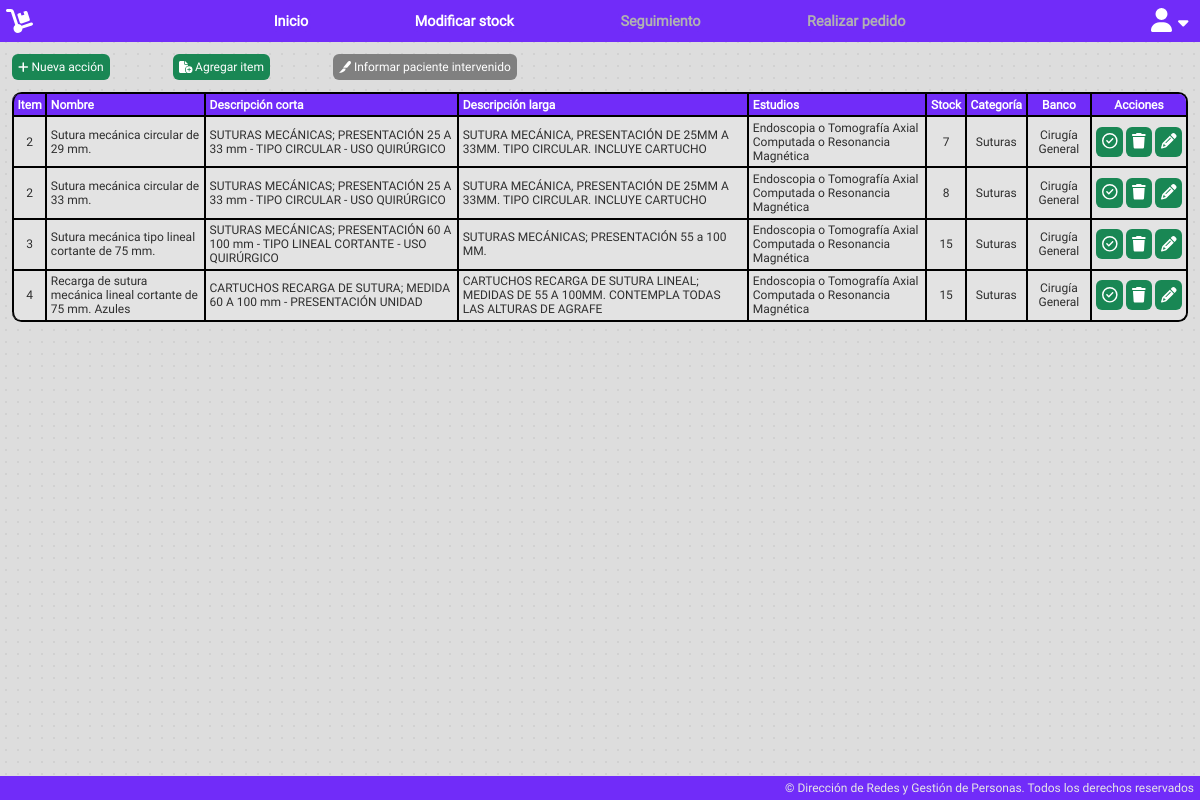
Before: /public/layouts/modificarStock with the older database file.
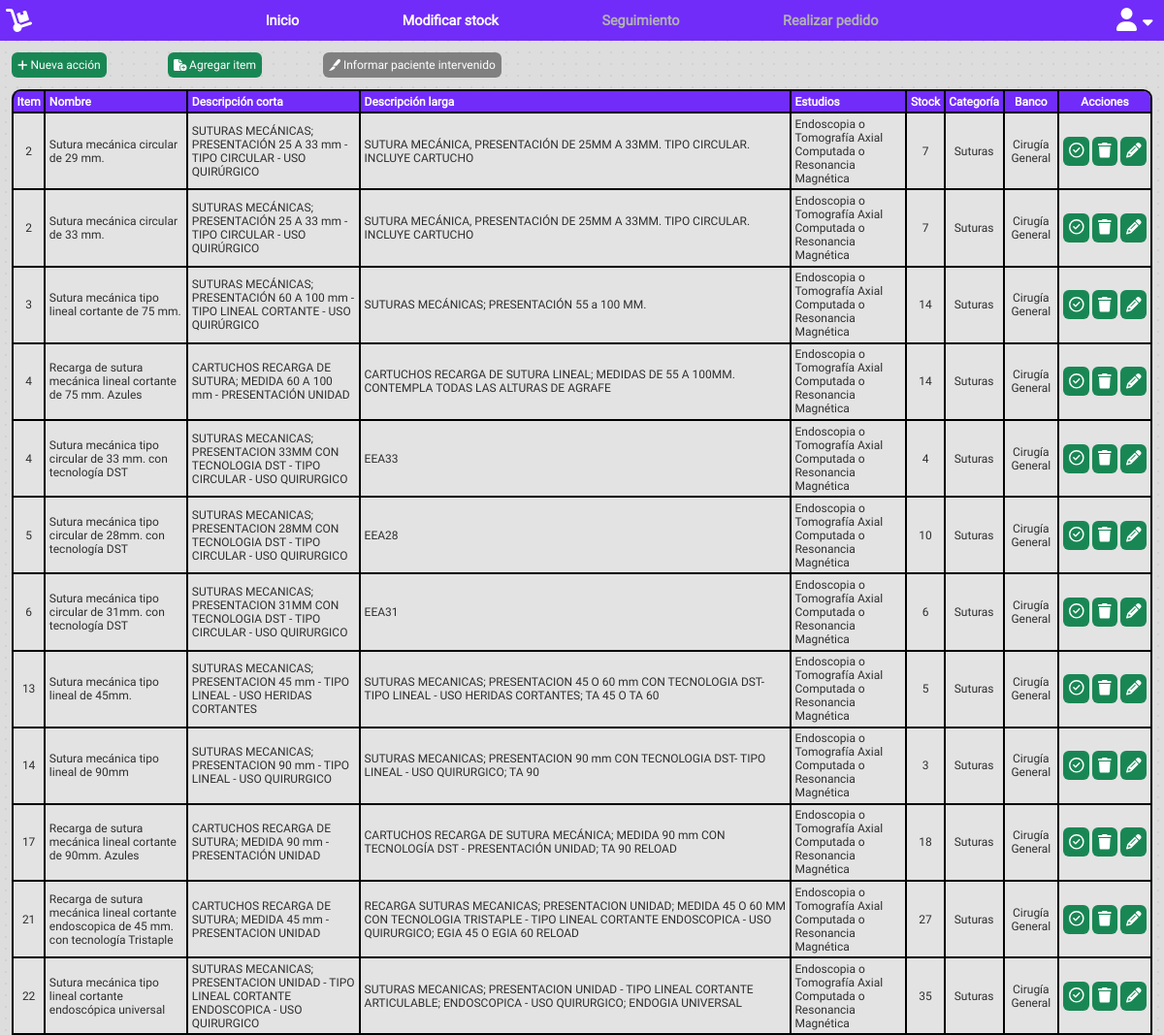
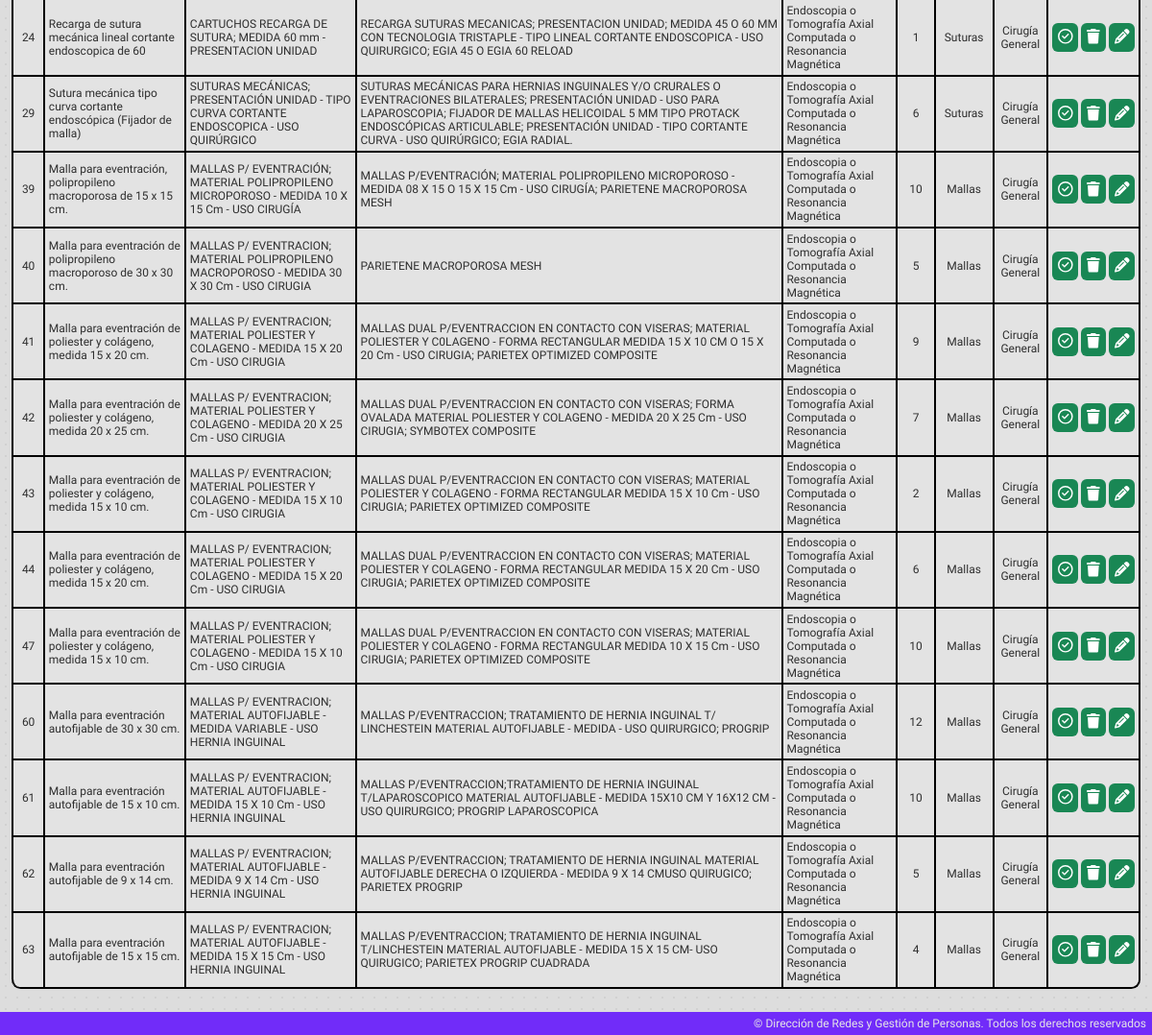
After: the same page with the newer database file (2 pictures, top to bottom).
### tables this page shows
CREATE TABLE `items` (
  `id` int(11) NOT NULL,
  `item` int(11) NOT NULL,
  `barcode` varchar(255) NOT NULL,
  `nombre` text NOT NULL,
  `d_corta` text NOT NULL,
  `d_larga` text NOT NULL,
  `estudios` text NOT NULL,
  `stock` int(11) NOT NULL,
  `categoria` varchar(255) NOT NULL,
  `banco` varchar(255) NOT NULL,
  `estado` varchar(255) NOT NULL
);

CREATE TABLE `bancos` (
  `id` int(11) NOT NULL,
  `banco` varchar(255) NOT NULL,
  `siglas` varchar(255) NOT NULL
);

### public/layouts/modificarStock.php (the view, shortened to what this page needs)
<?php
require_once '../../app/modificarStock/searchBarcode.php';
?>
<!DOCTYPE html>
<html lang="es-AR">
<head>
	<link rel="stylesheet" href="/Banco/public/css/base.css">
	<link rel="stylesheet" href="/Banco/public/css/header.css">
	<link rel="stylesheet" href="/Banco/public/css/modificarStock.css">
</head>
<body>
	<header>
		<div class="logo">
			<a href="/Banco/"><i class="fa-solid fa-dolly"></i></a>
		</div>
		<div class="links">
			<a href="/Banco/">Inicio</a>
			<a href="/Banco/public/layouts/modificarStock">Modificar stock</a>
			<a href="/Banco/public/layouts/seguimientoSolicitudes" class="disabled">Seguimiento</a>
			<a href="/Banco/public/layouts/realizarPedido" class="disabled">Realizar pedido</a>
		</div>
		<button id="user" class="user BORON">
			<i id="userI" class="fa-solid fa-user BORON"></i>
			<i id="flecha" class="fa-solid fa-caret-down BORON"></i>
		</button>
	</header>
	<article>
		<div class="acciones">
			<button class="anadir" onclick="toggleForm()"><i class="fa-solid fa-plus"></i> Nueva acción</button>
			<button class="action btn-verde" onclick="toggleAdd()"><i class="fa-solid fa-file-circle-plus"></i> Agregar item</button>
			<a class="stockPaciente btn-verde" href="/Banco/app/intervencion/intervenido.php" style="margin-left: 5vw; text-decoration: none; cursor: no-drop; background-color: gray;">
				Informar paciente intervenido
			</a>
			<?php
			try {
				$stmt = $pdo->prepare("SELECT i.id, i.item, i.nombre, i.d_corta, i.d_larga, i.estudios, i.stock, i.categoria, i.estado, i.barcode, b.banco FROM items i INNER JOIN bancos b ON i.banco = b.siglas WHERE i.estado != 'del' ORDER BY i.item ASC");
				$stmt->execute();
				echo '<table>';
				echo '<thead>';
				echo '<tr>';
				echo '<th style="text-align: center; vertical-align: middle;">Item</th>';
				echo '<th>Nombre</th>';
				echo '<th>Descripción corta</th>';
				echo '<th>Descripción larga</th>';
				echo '<th>Estudios</th>';
				echo '<th style="text-align: center; vertical-align: middle;">Stock</th>';
				echo '<th style="text-align: center; vertical-align: middle;">Categoría</th>';
				echo '<th style="text-align: center; vertical-align: middle;">Banco</th>';
				echo '<th style="text-align: center; vertical-align: middle;">Acciones</th>';
				echo '</tr>';
				echo '</thead>';
				echo '<tbody>';
				while ($row = $stmt->fetch(PDO::FETCH_ASSOC)) {
					$id = $row['id'];
					$item = $row['item'];
					$nombre = $row['nombre'];
					$d_corta = $row['d_corta'];
					$d_larga = $row['d_larga'];
					$estudios = $row['estudios'];
					$stock = $row['stock'];
					$categoria = $row['categoria'];
					$banco = $row['banco'];
					$estado = $row['estado'];
					echo '<tr>';
					echo '<td style="text-align: center; vertical-align: middle;">' . $item . '</td>';
					echo '<td style="vertical-align: middle;">' . $nombre . '</td>';
					echo '<td style="vertical-align: middle;">' . $d_corta . '</td>';
					echo '<td style="vertical-align: middle;">' . $d_larga . '</td>';
					echo '<td style="vertical-align: middle;">' . $estudios . '</td>';
					echo '<td style="text-align: center; vertical-align: middle;">' . $stock . '</td>';
					echo '<td style="text-align: center; vertical-align: middle;">' . $categoria . '</td>';
					echo '<td style="text-align: center; vertical-align: middle;">' . $banco . '</td>';
					if ($estado == "act") {
						echo '<td style="vertical-align: middle; width: 8vw; text-align-last: justify;">
						<a class="btn-verde actionButton" style="font-size: 1.3vw;" href="/Banco/app/modificarStock/disable?id=' . $id . '" title="Deshabilitar item"><i class="fa-regular fa-circle-check"></i></i></a>
						<a class="btn-verde actionButton" style="font-size: 1.3vw;" href="/Banco/app/modificarStock/delete?id=' . $id . '" title="Eliminar item (no deberá haber stock disponible)"><i class="fa-solid fa-trash"></i></a>
						<a class="btn-verde actionButton" style="font-size: 1.3vw;" href="/Banco/app/modificarStock/modificar?id=' . $id . '" title="Modificar stock de este item"><i class="fa-solid fa-pencil"></i></a>
							</td>';
					} else if ($estado == "des") {
						echo '<td style="vertical-align: middle; width: 8vw; text-align-last: justify;">
						<a class="btn-rojo actionButton" style="font-size: 1.3vw;" href="/Banco/app/modificarStock/enable?id=' . $id . '" title="Habilitar item"><i class="fa-regular fa-circle-xmark"></i></a>
						<a class="btn-rojo actionButton" style="font-size: 1.3vw;" href="/Banco/app/modificarStock/delete?id=' . $id . '" title="Eliminar item (no deberá haber stock disponible)"><i class="fa-solid fa-trash"></i></a>
						<a class="btn-rojo actionButton" style="font-size: 1.3vw;" href="/Banco/app/modificarStock/modificar?id=' . $id . '" title="Modificar stock de este item"><i class="fa-solid fa-pencil"></i></a>
					</td>';
					}
					echo '</tr>';
				}
				echo '</tbody>';
				echo '</table>';
			} catch (PDOException $e) {
				echo 'Error: ' . $e->getMessage();
			}
			?>
	</article>
	<footer>
		&copy; Dirección de Redes y Gestión de Personas. Todos los derechos reservados
	</footer>
</body>
</html>

### public/css/base.css (style rules this page uses)
:root { --color1: #5a24c7; --color2: #712cf9; --color3: #491da1; --color4: #37167a; --color5: #1b0b3b; }
article { padding: 1vw; width: 100%; min-height: calc(100% - 5.5vw); display: flex; flex-direction: column; color: #2e2e2e; font-size: 1vw; }
.btn-verde { color: #fff; background-color: #198754; border: #198754; padding: 0.5vw; border-radius: 0.5vw; font-size: 1vw; cursor: pointer; transition: all 0.15s ease-in-out; margin-bottom: 1vw; }

### public/css/header.css (style rules this page uses)
* { margin: 0; padding: 0; box-sizing: border-box; font-family: "Roboto", sans-serif; }
html { height: 100%; width: 100%; }
body { height: 100%; width: 100%; margin: 0; background-color: #dddddd; background-image: radial-gradient(#cfcfcfd4 0.1vw, transparent 0); background-size: 1vw 1vw; background-position: -19vw -19vw; }
header { display: flex; z-index: 100; flex-direction: row; flex-wrap: wrap; align-content: center; justify-content: space-between; align-items: center; background-color: var(--color2); padding: 0.5vw; height: 3.5vw; width: 100%; position: sticky; top: 0; }
header .logo svg { font-size: 2vw; color: #fff; }
header .links { display: flex; flex-direction: row; flex-wrap: wrap; align-content: center; justify-content: space-evenly; align-items: center; width: 70vw; }
header .links a { text-decoration: none; font-weight: 600; font-size: 1.2vw; color: #fff; border-radius: 0.5vw; transition: 0.5s ease-in-out; background-color: var(--color2); padding: 0.2vw; }
header .links a.disabled { cursor: default; color: #b1b1b1; background-color: var(--color2); }
header .user { font-size: 2vw; color: #fff; cursor: pointer; border: none; background-color: transparent; height: 3.5vw; width: 4vw; }
header .user #flecha { font-size: 1.4vw; color: #fff; margin: 0; transform: rotate(0deg); transition: 0.5s ease-in-out; }
footer { background-color: var(--color2); display: flex; flex-direction: row; flex-wrap: nowrap; justify-content: flex-end; align-items: center; padding: 0.5vw; font-size: 1vw; height: 2vw; width: 100%; position: sticky; bottom: 0; color: #e6e6e6; }

### public/css/modificarStock.css (style rules this page uses)
article .acciones { margin: 0 0 1vw 0; }
.btn-verde, article .acciones .anadir, article .acciones .agregar { color: #fff; background-color: #198754; border: #198754; padding: 0.5vw; border-radius: 0.5vw; font-size: 1vw; cursor: pointer; transition: all 0.15s ease-in-out; margin-bottom: 1vw; }
.action { margin-left: 5vw; }
table { border: 0.2vw solid #000; border-collapse: separate; border-left: 0; border-radius: 0.8vw; border-spacing: 0px; width: 100%; font-size: 1vw; }
thead { display: table-header-group; vertical-align: middle; border-color: inherit; border-collapse: separate; background-color: var(--color2); border-radius: 0.8vw; color: #fff; }
tr { display: table-row; vertical-align: inherit; border-color: inherit; }
th, td { padding: 0.3vw; text-align: left; vertical-align: top; border-left: 0.2vw solid #000; }
td { border-top: 0.2vw solid #000; background-color: #e3e3e3; }
thead:first-child tr:first-child th:first-child, tbody:first-child tr:first-child td:first-child { border-radius: 0.7vw 0 0 0; }
thead:last-child tr:last-child th:first-child, tbody:last-child tr:last-child td:first-child { border-radius: 0 0 0 0.7vw; }
thead tr th:last-child { border-radius: 0 0.6vw 0 0; }
table tr:last-child td:last-child { border-radius: 0 0 0.7vw 0; }
.actionButton { margin: 0; }

Changed rows visible on the page:
changed items "Sutura mecánica circular de 33 mm.": stock "8" → "7"
changed items "Sutura mecánica tipo lineal cortante de 75 mm.": stock "15" → "14"
changed items "Recarga de sutura mecánica lineal cortante de 75 mm. Azules": stock "15" → "14"
added items: item "4", nombre "Sutura mecánica tipo circular de 33 mm. con tecnología DST", d_corta "SUTURAS MECANICAS; PRESENTACION 33MM CON TECNOLOGIA DST - TIPO CIRCULAR - USO QUIRURGICO", d_larga "EEA33", estudios "Endoscopia o Tomografía Axial Computada o Resonancia Magnética", stock "4", categoria "Suturas", bancos.banco "Cirugía General"
added items: item "5", nombre "Sutura mecánica tipo circular de 28mm. con tecnología DST", d_corta "SUTURAS MECANICAS; PRESENTACION 28MM CON TECNOLOGIA DST - TIPO CIRCULAR - USO QUIRURGICO", d_larga "EEA28", estudios "Endoscopia o Tomografía Axial Computada o Resonancia Magnética", stock "10", categoria "Suturas", bancos.banco "Cirugía General"
added items: item "6", nombre "Sutura mecánica tipo circular de 31mm. con tecnología DST", d_corta "SUTURAS MECANICAS; PRESENTACION 31MM CON TECNOLOGIA DST - TIPO CIRCULAR - USO QUIRURGICO", d_larga "EEA31", estudios "Endoscopia o Tomografía Axial Computada o Resonancia Magnética", stock "6", categoria "Suturas", bancos.banco "Cirugía General"
added items: item "13", nombre "Sutura mecánica tipo lineal de 45mm.", d_corta "SUTURAS MECANICAS; PRESENTACION 45 mm - TIPO LINEAL - USO HERIDAS CORTANTES", d_larga "SUTURAS MECANICAS; PRESENTACION 45 O 60 mm CON TECNOLOGIA DST- TIPO LINEAL - USO HERIDAS CORTANTES; TA 45 O TA 60", estudios "Endoscopia o Tomografía Axial Computada o Resonancia Magnética", stock "5", categoria "Suturas", bancos.banco "Cirugía General"
added items: item "14", nombre "Sutura mecánica tipo lineal de 90mm", d_corta "SUTURAS MECANICAS; PRESENTACION 90 mm - TIPO LINEAL - USO QUIRURGICO", d_larga "SUTURAS MECANICAS; PRESENTACION 90 mm CON TECNOLOGIA DST- TIPO LINEAL - USO QUIRURGICO; TA 90", estudios "Endoscopia o Tomografía Axial Computada o Resonancia Magnética", stock "3", categoria "Suturas", bancos.banco "Cirugía General"
added items: item "17", nombre "Recarga de sutura mecánica lineal cortante de 90mm. Azules", d_corta "CARTUCHOS RECARGA DE SUTURA; MEDIDA 90 mm - PRESENTACIÓN UNIDAD", d_larga "CARTUCHOS RECARGA DE SUTURA MECÁNICA; MEDIDA 90 mm CON TECNOLOGÍA DST - PRESENTACIÓN UNIDAD; TA 90 RELOAD", estudios "Endoscopia o Tomografía Axial Computada o Resonancia Magnética", stock "18", categoria "Suturas", bancos.banco "Cirugía General"
added items: item "21", nombre "Recarga de sutura mecánica lineal cortante endoscopica de 45 mm. con tecnología Tristaple", d_corta "CARTUCHOS RECARGA DE SUTURA; MEDIDA 45 mm - PRESENTACION UNIDAD", d_larga "RECARGA SUTURAS MECANICAS; PRESENTACION UNIDAD; MEDIDA 45 O 60 MM CON TECNOLOGIA TRISTAPLE - TIPO LINEAL CORTANTE ENDOSCOPICA - USO QUIRURGICO; EGIA 45 O EGIA 60 RELOAD", estudios "Endoscopia o Tomografía Axial Computada o Resonancia Magnética", stock "27", categoria "Suturas", bancos.banco "Cirugía General"
added items: item "22", nombre "Sutura mecánica tipo lineal cortante endoscópica universal", d_corta "SUTURAS MECANICAS; PRESENTACION UNIDAD - TIPO LINEAL CORTANTE ENDOSCOPICA - USO QUIRURGICO", d_larga "SUTURAS MECANICAS; PRESENTACION UNIDAD - TIPO LINEAL CORTANTE ARTICULABLE; ENDOSCOPICA - USO QUIRURGICO; ENDOGIA UNIVERSAL", estudios "Endoscopia o Tomografía Axial Computada o Resonancia Magnética", stock "35", categoria "Suturas", bancos.banco "Cirugía General"
added items: item "24", nombre "Recarga de sutura mecánica lineal cortante endoscopica de 60", d_corta "CARTUCHOS RECARGA DE SUTURA; MEDIDA 60 mm - PRESENTACION UNIDAD", d_larga "RECARGA SUTURAS MECANICAS; PRESENTACION UNIDAD; MEDIDA 45 O 60 MM CON TECNOLOGIA TRISTAPLE - TIPO LINEAL CORTANTE ENDOSCOPICA - USO QUIRURGICO; EGIA 45 O EGIA 60 RELOAD", estudios "Endoscopia o Tomografía Axial Computada o Resonancia Magnética", stock "1", categoria "Suturas", bancos.banco "Cirugía General"
added items: item "29", nombre "Sutura mecánica tipo curva cortante endoscópica (Fijador de malla)", d_corta "SUTURAS MECÁNICAS; PRESENTACIÓN UNIDAD - TIPO CURVA CORTANTE ENDOSCOPICA - USO QUIRÚRGICO", d_larga "SUTURAS MECÁNICAS PARA HERNIAS INGUINALES Y/O CRURALES O EVENTRACIONES BILATERALES; PRESENTACIÓN UNIDAD - USO PARA LAPAROSCOPIA; FIJADOR DE MALLAS HELICOIDAL 5 MM TIPO PROTACK ENDOSCÓPICAS ARTICULABLE; PRESENTACIÓN UNIDAD - TIPO CORTANTE CURVA - USO QUIRÚRGICO; EGIA RADIAL.", estudios "Endoscopia o Tomografía Axial Computada o Resonancia Magnética", stock "6", categoria "Suturas", bancos.banco "Cirugía General"
added items: item "39", nombre "Malla para eventración, polipropileno macroporosa de 15 x 15 cm.", d_corta "MALLAS P/ EVENTRACIÓN; MATERIAL POLIPROPILENO MICROPOROSO - MEDIDA 10 X 15 Cm - USO CIRUGÍA", d_larga "MALLAS P/EVENTRACIÓN; MATERIAL POLIPROPILENO MICROPOROSO - MEDIDA 08 X 15 O 15 X 15 Cm - USO CIRUGÍA; PARIETENE MACROPOROSA MESH", estudios "Endoscopia o Tomografía Axial Computada o Resonancia Magnética", stock "10", categoria "Mallas", bancos.banco "Cirugía General"
added items: item "40", nombre "Malla para eventración de polipropileno macroporoso de 30 x 30 cm.", d_corta "MALLAS P/ EVENTRACION; MATERIAL POLIPROPILENO MACROPOROSO - MEDIDA 30 X 30 Cm - USO CIRUGIA", d_larga "PARIETENE MACROPOROSA MESH", estudios "Endoscopia o Tomografía Axial Computada o Resonancia Magnética", stock "5", categoria "Mallas", bancos.banco "Cirugía General"
added items: item "41", nombre "Malla para eventración de poliester y colágeno, medida 15 x 20 cm.", d_corta "MALLAS P/ EVENTRACION; MATERIAL POLIESTER Y COLAGENO - MEDIDA 15 X 20 Cm - USO CIRUGIA", d_larga "MALLAS DUAL P/EVENTRACCION EN CONTACTO CON VISERAS; MATERIAL POLIESTER Y C0LAGENO - FORMA RECTANGULAR MEDIDA 15 X 10 CM O 15 X 20 Cm - USO CIRUGIA; PARIETEX OPTIMIZED COMPOSITE", estudios "Endoscopia o Tomografía Axial Computada o Resonancia Magnética", stock "9", categoria "Mallas", bancos.banco "Cirugía General"
added items: item "42", nombre "Malla para eventración de poliester y colágeno, medida 20 x 25 cm.", d_corta "MALLAS P/ EVENTRACION; MATERIAL POLIESTER Y COLAGENO - MEDIDA 20 X 25 Cm - USO CIRUGIA", d_larga "MALLAS DUAL P/EVENTRACCION EN CONTACTO CON VISERAS; FORMA OVALADA MATERIAL POLIESTER Y COLAGENO - MEDIDA 20 X 25 Cm - USO CIRUGIA; SYMBOTEX COMPOSITE", estudios "Endoscopia o Tomografía Axial Computada o Resonancia Magnética", stock "7", categoria "Mallas", bancos.banco "Cirugía General"
added items: item "43", nombre "Malla para eventración de poliester y colágeno, medida 15 x 10 cm.", d_corta "MALLAS P/ EVENTRACION; MATERIAL POLIESTER Y COLAGENO - MEDIDA 15 X 10 Cm - USO CIRUGIA", d_larga "MALLAS DUAL P/EVENTRACCION EN CONTACTO CON VISERAS; MATERIAL POLIESTER Y COLAGENO - FORMA RECTANGULAR MEDIDA 15 X 10 Cm - USO CIRUGIA; PARIETEX OPTIMIZED COMPOSITE", estudios "Endoscopia o Tomografía Axial Computada o Resonancia Magnética", stock "2", categoria "Mallas", bancos.banco "Cirugía General"
added items: item "44", nombre "Malla para eventración de poliester y colágeno, medida 15 x 20 cm.", d_corta "MALLAS P/ EVENTRACION; MATERIAL POLIESTER Y COLAGENO - MEDIDA 15 X 20 Cm - USO CIRUGIA", d_larga "MALLAS DUAL P/EVENTRACCION EN CONTACTO CON VISERAS; MATERIAL POLIESTER Y COLAGENO - FORMA RECTANGULAR MEDIDA 15 X 20 Cm - USO CIRUGIA; PARIETEX OPTIMIZED COMPOSITE", estudios "Endoscopia o Tomografía Axial Computada o Resonancia Magnética", stock "6", categoria "Mallas", bancos.banco "Cirugía General"
added items: item "47", nombre "Malla para eventración de poliester y colágeno, medida 15 x 10 cm.", d_corta "MALLAS P/ EVENTRACION; MATERIAL POLIESTER Y COLAGENO - MEDIDA 15 X 10 Cm - USO CIRUGIA", d_larga "MALLAS DUAL P/EVENTRACCION EN CONTACTO CON VISERAS; MATERIAL POLIESTER Y COLAGENO - FORMA RECTANGULAR MEDIDA 10 X 15 Cm - USO CIRUGIA; PARIETEX OPTIMIZED COMPOSITE", estudios "Endoscopia o Tomografía Axial Computada o Resonancia Magnética", stock "10", categoria "Mallas", bancos.banco "Cirugía General"
added items: item "60", nombre "Malla para eventración autofijable de 30 x 30 cm.", d_corta "MALLAS P/ EVENTRACION; MATERIAL AUTOFIJABLE - MEDIDA VARIABLE - USO HERNIA INGUINAL", d_larga "MALLAS P/EVENTRACCION; TRATAMIENTO DE HERNIA INGUINAL T/ LINCHESTEIN MATERIAL AUTOFIJABLE - MEDIDA - USO QUIRURGICO; PROGRIP", estudios "Endoscopia o Tomografía Axial Computada o Resonancia Magnética", stock "12", categoria "Mallas", bancos.banco "Cirugía General"
added items: item "61", nombre "Malla para eventración autofijable de 15 x 10 cm.", d_corta "MALLAS P/ EVENTRACION; MATERIAL AUTOFIJABLE - MEDIDA 15 X 10 Cm - USO HERNIA INGUINAL", d_larga "MALLAS P/EVENTRACCION;TRATAMIENTO DE HERNIA INGUINAL T/LAPAROSCOPICO MATERIAL AUTOFIJABLE - MEDIDA 15X10 CM Y 16X12 CM - USO QUIRURGICO; PROGRIP LAPAROSCOPICA", estudios "Endoscopia o Tomografía Axial Computada o Resonancia Magnética", stock "10", categoria "Mallas", bancos.banco "Cirugía General"
added items: item "62", nombre "Malla para eventración autofijable de 9 x 14 cm.", d_corta "MALLAS P/ EVENTRACION; MATERIAL AUTOFIJABLE - MEDIDA 9 X 14 Cm - USO HERNIA INGUINAL", d_larga "MALLAS P/EVENTRACCION; TRATAMIENTO DE HERNIA INGUINAL MATERIAL AUTOFIJABLE DERECHA O IZQUIERDA - MEDIDA 9 X 14 CMUSO QUIRUGICO; PARIETEX PROGRIP", estudios "Endoscopia o Tomografía Axial Computada o Resonancia Magnética", stock "5", categoria "Mallas", bancos.banco "Cirugía General"
added items: item "63", nombre "Malla para eventración autofijable de 15 x 15 cm.", d_corta "MALLAS P/ EVENTRACION; MATERIAL AUTOFIJABLE - MEDIDA 15 X 15 Cm - USO HERNIA INGUINAL", d_larga "MALLAS P/EVENTRACCION; TRATAMIENTO DE HERNIA INGUINAL T/LINCHESTEIN MATERIAL AUTOFIJABLE - MEDIDA 15 X 15 CM- USO QUIRUGICO; PARIETEX PROGRIP CUADRADA", estudios "Endoscopia o Tomografía Axial Computada o Resonancia Magnética", stock "4", categoria "Mallas", bancos.banco "Cirugía General"
